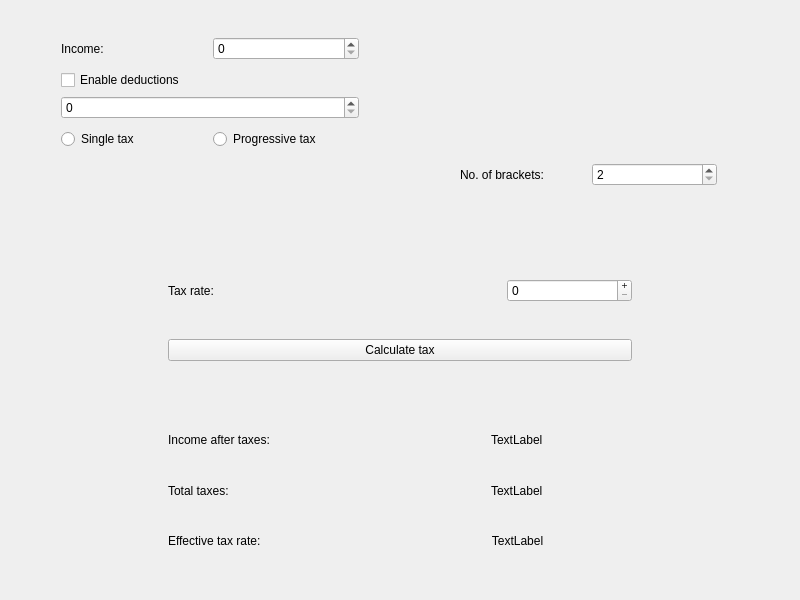
<?xml version="1.0" encoding="UTF-8"?>
<ui version="4.0">
 <class>MainWindow</class>
 <widget class="QMainWindow" name="MainWindow">
  <property name="enabled">
   <bool>true</bool>
  </property>
  <property name="geometry">
   <rect>
    <x>0</x>
    <y>0</y>
    <width>800</width>
    <height>600</height>
   </rect>
  </property>
  <property name="sizePolicy">
   <sizepolicy hsizetype="Fixed" vsizetype="Preferred">
    <horstretch>0</horstretch>
    <verstretch>0</verstretch>
   </sizepolicy>
  </property>
  <property name="windowTitle">
   <string>Tax Calculator</string>
  </property>
  <property name="toolTip">
   <string>&lt;html&gt;&lt;head/&gt;&lt;body&gt;&lt;p&gt;Window&lt;/p&gt;&lt;/body&gt;&lt;/html&gt;</string>
  </property>
  <widget class="QWidget" name="centralwidget">
   <property name="accessibleName">
    <string/>
   </property>
   <widget class="QWidget" name="userInputs_2" native="true">
    <property name="geometry">
     <rect>
      <x>61</x>
      <y>33</y>
      <width>298</width>
      <height>122</height>
     </rect>
    </property>
    <layout class="QGridLayout" name="userInputs">
     <item row="2" column="0">
      <layout class="QHBoxLayout" name="taxModes">
       <item>
        <widget class="QRadioButton" name="singleTaxButton">
         <property name="text">
          <string>Single tax</string>
         </property>
        </widget>
       </item>
       <item>
        <widget class="QRadioButton" name="progressiveTaxButton">
         <property name="text">
          <string>Progressive tax</string>
         </property>
        </widget>
       </item>
      </layout>
     </item>
     <item row="0" column="0">
      <layout class="QHBoxLayout" name="income">
       <item>
        <widget class="QLabel" name="incomeLabel">
         <property name="text">
          <string>Income:</string>
         </property>
         <property name="buddy">
          <cstring>Results</cstring>
         </property>
        </widget>
       </item>
       <item>
        <widget class="QSpinBox" name="incomeAmount">
         <property name="maximum">
          <number>2147483647</number>
         </property>
        </widget>
       </item>
      </layout>
     </item>
     <item row="1" column="0">
      <layout class="QVBoxLayout" name="deductions">
       <item>
        <widget class="QCheckBox" name="deductionIsEnabled">
         <property name="text">
          <string>Enable deductions</string>
         </property>
        </widget>
       </item>
       <item>
        <widget class="QSpinBox" name="deductionAmount">
         <property name="maximum">
          <number>2147483647</number>
         </property>
        </widget>
       </item>
      </layout>
     </item>
    </layout>
   </widget>
   <widget class="QStackedWidget" name="Results">
    <property name="geometry">
     <rect>
      <x>150</x>
      <y>230</y>
      <width>500</width>
      <height>351</height>
     </rect>
    </property>
    <property name="currentIndex">
     <number>0</number>
    </property>
    <widget class="QWidget" name="singleTax_2Page1">
     <layout class="QGridLayout" name="singleTax">
      <item row="1" column="0">
       <widget class="QWidget" name="results_2" native="true">
        <layout class="QGridLayout" name="results">
         <item row="0" column="0">
          <widget class="QLabel" name="afterTaxes">
           <property name="text">
            <string>Income after taxes:</string>
           </property>
          </widget>
         </item>
         <item row="0" column="1" alignment="Qt::AlignHCenter">
          <widget class="QLabel" name="afterTaxesVal">
           <property name="text">
            <string>TextLabel</string>
           </property>
          </widget>
         </item>
         <item row="1" column="0">
          <widget class="QLabel" name="totalTaxes">
           <property name="text">
            <string>Total taxes:</string>
           </property>
          </widget>
         </item>
         <item row="1" column="1" alignment="Qt::AlignHCenter">
          <widget class="QLabel" name="totalTaxesVal">
           <property name="text">
            <string>TextLabel</string>
           </property>
          </widget>
         </item>
         <item row="2" column="0">
          <widget class="QLabel" name="effRate">
           <property name="text">
            <string>Effective tax rate:</string>
           </property>
          </widget>
         </item>
         <item row="2" column="1">
          <widget class="QLabel" name="effRateVal">
           <property name="text">
            <string>TextLabel</string>
           </property>
           <property name="alignment">
            <set>Qt::AlignCenter</set>
           </property>
          </widget>
         </item>
        </layout>
       </widget>
      </item>
      <item row="0" column="0">
       <widget class="QWidget" name="input_2" native="true">
        <layout class="QGridLayout" name="input">
         <item row="0" column="0">
          <layout class="QHBoxLayout" name="taxRate">
           <item>
            <widget class="QLabel" name="label">
             <property name="text">
              <string>Tax rate:</string>
             </property>
            </widget>
           </item>
           <item>
            <widget class="QSpinBox" name="value">
             <property name="maximumSize">
              <size>
               <width>125</width>
               <height>16777215</height>
              </size>
             </property>
             <property name="buttonSymbols">
              <enum>QAbstractSpinBox::PlusMinus</enum>
             </property>
            </widget>
           </item>
          </layout>
         </item>
         <item row="1" column="0">
          <widget class="QPushButton" name="calculateButton">
           <property name="text">
            <string>Calculate tax</string>
           </property>
          </widget>
         </item>
        </layout>
       </widget>
      </item>
     </layout>
    </widget>
    <widget class="QWidget" name="singleTax_2Page2">
     <widget class="QPushButton" name="calculateProgButton">
      <property name="geometry">
       <rect>
        <x>200</x>
        <y>10</y>
        <width>100</width>
        <height>25</height>
       </rect>
      </property>
      <property name="text">
       <string>Calculate Tax</string>
      </property>
     </widget>
     <widget class="QWidget" name="results_3" native="true">
      <property name="geometry">
       <rect>
        <x>0</x>
        <y>240</y>
        <width>500</width>
        <height>111</height>
       </rect>
      </property>
      <layout class="QGridLayout" name="results_5">
       <item row="0" column="0">
        <widget class="QLabel" name="afterTaxes_3">
         <property name="text">
          <string>Income after taxes:</string>
         </property>
        </widget>
       </item>
       <item row="0" column="1" alignment="Qt::AlignHCenter">
        <widget class="QLabel" name="afterTaxesVal_3">
         <property name="text">
          <string>TextLabel</string>
         </property>
        </widget>
       </item>
       <item row="1" column="0">
        <widget class="QLabel" name="totalTaxes_3">
         <property name="text">
          <string>Total taxes:</string>
         </property>
        </widget>
       </item>
       <item row="1" column="1" alignment="Qt::AlignHCenter">
        <widget class="QLabel" name="totalTaxesVal_3">
         <property name="text">
          <string>TextLabel</string>
         </property>
        </widget>
       </item>
       <item row="2" column="0">
        <widget class="QLabel" name="effRate_3">
         <property name="text">
          <string>Effective tax rate:</string>
         </property>
        </widget>
       </item>
       <item row="2" column="1">
        <widget class="QLabel" name="effRateVal_3">
         <property name="text">
          <string>TextLabel</string>
         </property>
         <property name="alignment">
          <set>Qt::AlignCenter</set>
         </property>
        </widget>
       </item>
      </layout>
     </widget>
     <widget class="QWidget" name="layoutWidget">
      <property name="geometry">
       <rect>
        <x>10</x>
        <y>50</y>
        <width>481</width>
        <height>194</height>
       </rect>
      </property>
      <layout class="QGridLayout" name="gridLayout">
       <item row="0" column="0">
        <layout class="QGridLayout" name="Bracket1" columnstretch="10,2,1,10,2">
         <property name="sizeConstraint">
          <enum>QLayout::SetFixedSize</enum>
         </property>
         <item row="1" column="0">
          <widget class="QLabel" name="label_2">
           <property name="frameShape">
            <enum>QFrame::NoFrame</enum>
           </property>
           <property name="lineWidth">
            <number>1</number>
           </property>
           <property name="text">
            <string>Bracket 1</string>
           </property>
          </widget>
         </item>
         <item row="1" column="3">
          <widget class="QLabel" name="label_4">
           <property name="text">
            <string>Limit:</string>
           </property>
           <property name="alignment">
            <set>Qt::AlignRight|Qt::AlignTrailing|Qt::AlignVCenter</set>
           </property>
          </widget>
         </item>
         <item row="1" column="4">
          <widget class="QLineEdit" name="Br1Lim">
           <property name="sizePolicy">
            <sizepolicy hsizetype="Fixed" vsizetype="Fixed">
             <horstretch>0</horstretch>
             <verstretch>0</verstretch>
            </sizepolicy>
           </property>
           <property name="maximumSize">
            <size>
             <width>100</width>
             <height>16777215</height>
            </size>
           </property>
          </widget>
         </item>
         <item row="1" column="2">
          <widget class="QLabel" name="label_3">
           <property name="text">
            <string>%</string>
           </property>
          </widget>
         </item>
         <item row="1" column="1">
          <widget class="QSpinBox" name="Br1Perc"/>
         </item>
        </layout>
       </item>
       <item row="1" column="0">
        <layout class="QGridLayout" name="Bracket2" columnstretch="10,2,1,10,2">
         <property name="sizeConstraint">
          <enum>QLayout::SetFixedSize</enum>
         </property>
         <item row="1" column="0">
          <widget class="QLabel" name="label_5">
           <property name="frameShape">
            <enum>QFrame::NoFrame</enum>
           </property>
           <property name="lineWidth">
            <number>1</number>
           </property>
           <property name="text">
            <string>Bracket 2</string>
           </property>
          </widget>
         </item>
         <item row="1" column="4">
          <widget class="QLineEdit" name="Br2Lim">
           <property name="sizePolicy">
            <sizepolicy hsizetype="Fixed" vsizetype="Fixed">
             <horstretch>0</horstretch>
             <verstretch>0</verstretch>
            </sizepolicy>
           </property>
           <property name="maximumSize">
            <size>
             <width>100</width>
             <height>16777215</height>
            </size>
           </property>
          </widget>
         </item>
         <item row="1" column="3">
          <widget class="QLabel" name="label_7">
           <property name="text">
            <string>Limit:</string>
           </property>
           <property name="alignment">
            <set>Qt::AlignRight|Qt::AlignTrailing|Qt::AlignVCenter</set>
           </property>
          </widget>
         </item>
         <item row="1" column="2">
          <widget class="QLabel" name="label_6">
           <property name="text">
            <string>%</string>
           </property>
          </widget>
         </item>
         <item row="1" column="1">
          <widget class="QSpinBox" name="Br2Perc"/>
         </item>
        </layout>
       </item>
       <item row="2" column="0">
        <layout class="QGridLayout" name="Bracket3" columnstretch="10,2,1,10,2">
         <property name="sizeConstraint">
          <enum>QLayout::SetFixedSize</enum>
         </property>
         <item row="0" column="2">
          <widget class="QLabel" name="label_9">
           <property name="text">
            <string>%</string>
           </property>
          </widget>
         </item>
         <item row="0" column="4">
          <widget class="QLineEdit" name="Br3Lim">
           <property name="sizePolicy">
            <sizepolicy hsizetype="Fixed" vsizetype="Fixed">
             <horstretch>0</horstretch>
             <verstretch>0</verstretch>
            </sizepolicy>
           </property>
           <property name="maximumSize">
            <size>
             <width>100</width>
             <height>16777215</height>
            </size>
           </property>
          </widget>
         </item>
         <item row="0" column="0">
          <widget class="QLabel" name="label_8">
           <property name="frameShape">
            <enum>QFrame::NoFrame</enum>
           </property>
           <property name="lineWidth">
            <number>1</number>
           </property>
           <property name="text">
            <string>Bracket 3</string>
           </property>
          </widget>
         </item>
         <item row="0" column="3">
          <widget class="QLabel" name="label_10">
           <property name="text">
            <string>Limit:</string>
           </property>
           <property name="alignment">
            <set>Qt::AlignRight|Qt::AlignTrailing|Qt::AlignVCenter</set>
           </property>
          </widget>
         </item>
         <item row="0" column="1">
          <widget class="QSpinBox" name="Br3Perc"/>
         </item>
        </layout>
       </item>
       <item row="3" column="0">
        <layout class="QGridLayout" name="Bracket4" columnstretch="10,2,1,10,2">
         <property name="sizeConstraint">
          <enum>QLayout::SetFixedSize</enum>
         </property>
         <item row="0" column="4">
          <widget class="QLineEdit" name="Br4Lim">
           <property name="sizePolicy">
            <sizepolicy hsizetype="Fixed" vsizetype="Fixed">
             <horstretch>0</horstretch>
             <verstretch>0</verstretch>
            </sizepolicy>
           </property>
           <property name="maximumSize">
            <size>
             <width>100</width>
             <height>16777215</height>
            </size>
           </property>
          </widget>
         </item>
         <item row="0" column="2">
          <widget class="QLabel" name="label_12">
           <property name="text">
            <string>%</string>
           </property>
          </widget>
         </item>
         <item row="0" column="0">
          <widget class="QLabel" name="label_11">
           <property name="frameShape">
            <enum>QFrame::NoFrame</enum>
           </property>
           <property name="lineWidth">
            <number>1</number>
           </property>
           <property name="text">
            <string>Bracket 4</string>
           </property>
          </widget>
         </item>
         <item row="0" column="3">
          <widget class="QLabel" name="label_13">
           <property name="text">
            <string>Limit:</string>
           </property>
           <property name="alignment">
            <set>Qt::AlignRight|Qt::AlignTrailing|Qt::AlignVCenter</set>
           </property>
          </widget>
         </item>
         <item row="0" column="1">
          <widget class="QSpinBox" name="Br4Perc"/>
         </item>
        </layout>
       </item>
       <item row="4" column="0">
        <layout class="QGridLayout" name="Bracket5" columnstretch="10,2,1,10,2">
         <property name="sizeConstraint">
          <enum>QLayout::SetFixedSize</enum>
         </property>
         <item row="0" column="0">
          <widget class="QLabel" name="label_17">
           <property name="frameShape">
            <enum>QFrame::NoFrame</enum>
           </property>
           <property name="lineWidth">
            <number>1</number>
           </property>
           <property name="text">
            <string>Bracket 5</string>
           </property>
          </widget>
         </item>
         <item row="0" column="2">
          <widget class="QLabel" name="label_18">
           <property name="text">
            <string>%</string>
           </property>
          </widget>
         </item>
         <item row="0" column="3">
          <widget class="QLabel" name="label_19">
           <property name="text">
            <string>Limit:</string>
           </property>
           <property name="alignment">
            <set>Qt::AlignRight|Qt::AlignTrailing|Qt::AlignVCenter</set>
           </property>
          </widget>
         </item>
         <item row="0" column="4">
          <widget class="QLineEdit" name="Br5Lim">
           <property name="enabled">
            <bool>false</bool>
           </property>
           <property name="sizePolicy">
            <sizepolicy hsizetype="Fixed" vsizetype="Fixed">
             <horstretch>0</horstretch>
             <verstretch>0</verstretch>
            </sizepolicy>
           </property>
           <property name="maximumSize">
            <size>
             <width>100</width>
             <height>16777215</height>
            </size>
           </property>
           <property name="clearButtonEnabled">
            <bool>false</bool>
           </property>
          </widget>
         </item>
         <item row="0" column="1">
          <widget class="QSpinBox" name="Br5Perc"/>
         </item>
        </layout>
       </item>
      </layout>
     </widget>
    </widget>
   </widget>
   <widget class="QWidget" name="bracketCount_2" native="true">
    <property name="geometry">
     <rect>
      <x>460</x>
      <y>150</y>
      <width>257</width>
      <height>50</height>
     </rect>
    </property>
    <layout class="QHBoxLayout" name="bracketCount">
     <item>
      <widget class="QLabel" name="label_20">
       <property name="text">
        <string>No. of brackets:</string>
       </property>
      </widget>
     </item>
     <item>
      <widget class="QSpinBox" name="bracketAmount">
       <property name="minimum">
        <number>2</number>
       </property>
       <property name="maximum">
        <number>5</number>
       </property>
      </widget>
     </item>
    </layout>
   </widget>
  </widget>
 </widget>
 <resources/>
 <connections>
  <connection>
   <sender>deductionIsEnabled</sender>
   <signal>toggled(bool)</signal>
   <receiver>deductionAmount</receiver>
   <slot>setVisible(bool)</slot>
   <hints>
    <hint type="sourcelabel">
     <x>209</x>
     <y>84</y>
    </hint>
    <hint type="destinationlabel">
     <x>209</x>
     <y>106</y>
    </hint>
   </hints>
  </connection>
 </connections>
</ui>
